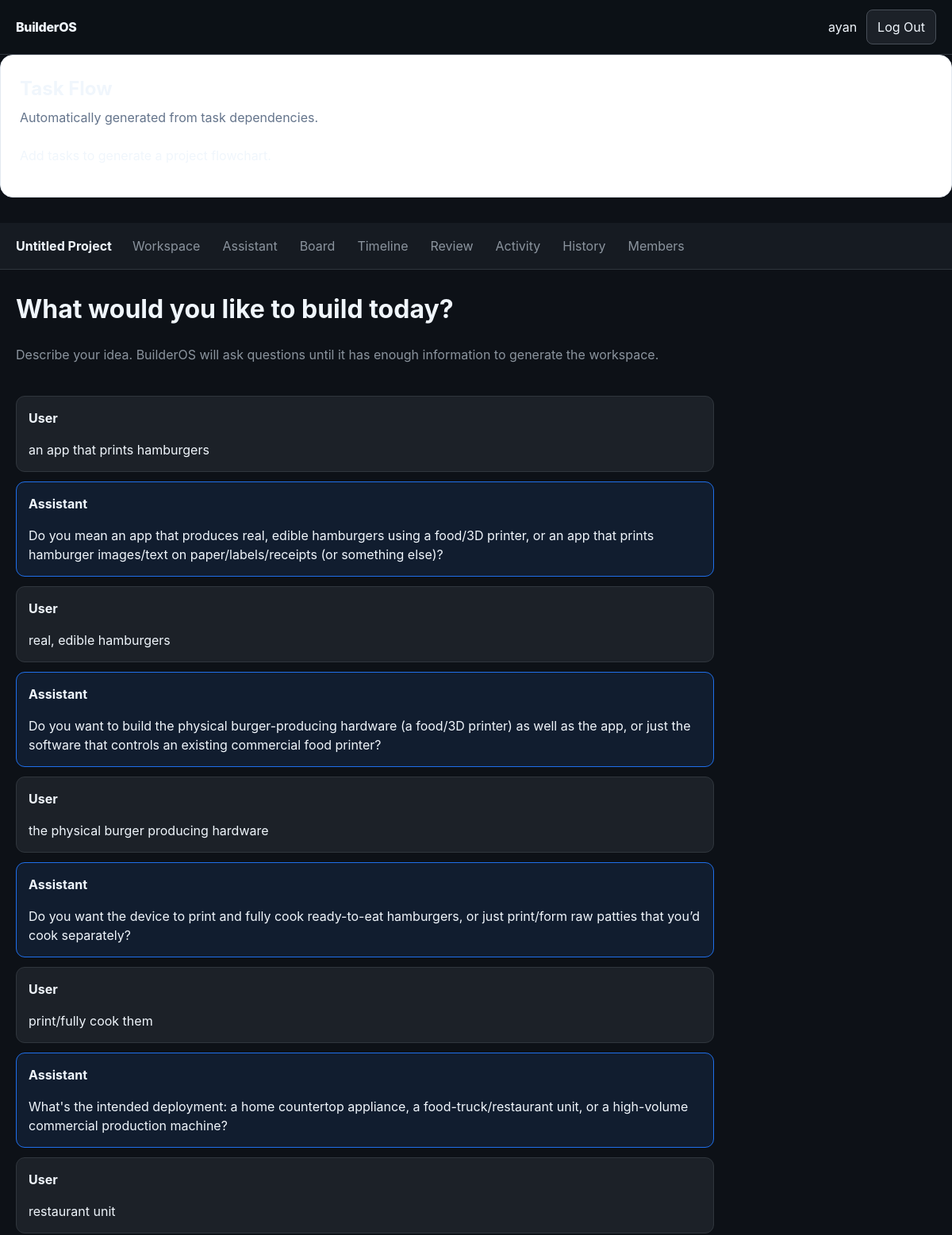
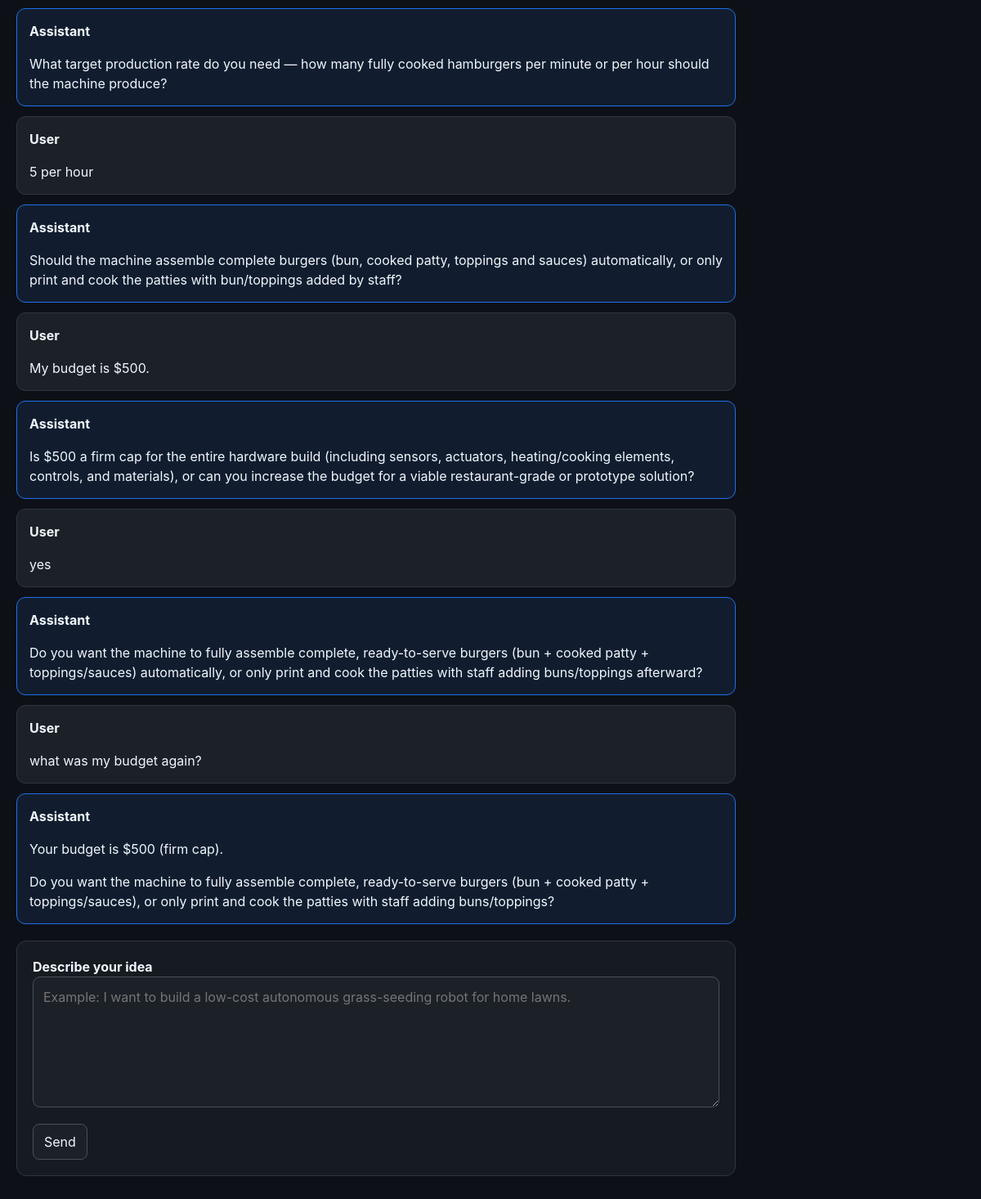
/projects/5/setup/ (signed in), run on the app's committed database (2 pictures, top to bottom).
### projects/models.py (models this page shows, shortened)
class Project(models.Model):
    class Status(models.TextChoices):
        DRAFT = "draft", "Draft"
        GENERATING = "generating", "Generating"
        ACTIVE = "active", "Active"
        ARCHIVED = "archived", "Archived"
    owner = models.ForeignKey(
        settings.AUTH_USER_MODEL,
        on_delete=models.CASCADE,
        related_name="projects",
    )
    name = models.CharField(max_length=150, blank=True)
    original_idea = models.TextField(blank=True)
    project_type = models.CharField(max_length=50, blank=True)
    status = models.CharField(
        max_length=20,
        choices=Status.choices,
        default=Status.DRAFT,
    )
    schedule_needs_refresh = models.BooleanField(
        default=False,
    )
    schedule_refresh_reason = models.TextField(
        blank=True,
    )
    schedule_last_generated_at = models.DateTimeField(
        null=True,
        blank=True,
    )
    created_at = models.DateTimeField(auto_now_add=True)
    updated_at = models.DateTimeField(auto_now=True)

class ProjectMessage(models.Model):
    class Role(models.TextChoices):
        USER = "user", "User"
        ASSISTANT = "assistant", "Assistant"
    project = models.ForeignKey(
        Project,
        on_delete=models.CASCADE,
        related_name="messages",
    )
    role = models.CharField(
        max_length=20,
        choices=Role.choices,
    )
    content = models.TextField()
    created_at = models.DateTimeField(
        auto_now_add=True,
    )
    class Meta:
        ordering = ["created_at"]

### projects/views.py (the view, shortened to what this page needs)
# urls.py: path("<int:pk>/setup/", views.project_setup, name="project_setup"),
@login_required
def project_setup(request, pk):
    project = get_owned_project_for_user(
        project_pk=pk,
        user=request.user,
    )
    if project.status == Project.Status.ACTIVE:
        return redirect(
            "workspace",
            project_pk=project.pk,
        )
    project_messages = project.messages.all()
    return render(
        request,
        "projects/setup.html",
        {
            "project": project,
            "project_messages": (
                project_messages
            ),
        },
    )

### projects/permissions.py (called while the page is built)
def get_owned_project_for_user(
    *,
    project_pk,
    user,
    **filters,
):
    return get_object_or_404(
        Project.objects.filter(
            owner=user,
            **filters,
        ),
        pk=project_pk,
    )

### projects/templates/projects/setup.html (shortened to what this page needs)
{% extends "projects/base.html" %}
{% block content %}
<div class="setup-layout">
    <header class="setup-intro">
        <h1 class="page-heading">
            What would you like to build today?
        </h1>
        <p>
            Describe your idea. BuilderOS will ask questions until
            it has enough information to generate the workspace.
        </p>
    </header>
    <div class="conversation">
        {% for project_message in project_messages %}
            <article
                class="
                    message
                    {% if project_message.role == 'user' %}
                        message-user
                    {% else %}
                        message-assistant
                    {% endif %}
                "
            >
                <strong>{{ project_message.get_role_display }}</strong>
                <div>
                    {{ project_message.content|linebreaks }}
                </div>
            </article>
        {% empty %}
            <div class="message">
                No setup messages yet. Describe your project below.
            </div>
        {% endfor %}
    </div>
    {% if project.status == "generating" %}
        <section class="generation-card">
            <h2>Project discovery complete</h2>
            <p>
                BuilderOS has enough information to create your
                workspace, initial task list, and project plan.
            </p>
            <form
                method="POST"
                action="{% url 'generate_workspace' project.pk %}"
                class="loading-form"
            >
                {% csrf_token %}
                <button
                    type="submit"
                    data-loading-text="Generating Workspace..."
                >
                    Generate Workspace
                </button>
            </form>
        </section>
    {% else %}
        <section class="setup-card">
            <form method="POST" id="setup-message-form">
                <label for="setup-message">
                    <strong>Describe your idea</strong>
                </label>
                <textarea
                    id="setup-message"
                    name="message"
                    placeholder="Example: I want to build a low-cost autonomous grass-seeding robot for home lawns."
                    required
                ></textarea>
                <div class="setup-actions">
                    <button
                        type="submit"
                        id="setup-submit-button"
                    >
                        Send
                    </button>
                </div>
            </form>
        </section>
    {% endif %}
</div>
{% endblock %}

### projects/templates/projects/base.html (shortened to what this page needs)
<!DOCTYPE html>
<html lang="en">
<head>
</head>
<body>
<header class="site-header">
    <div class="site-header-inner">
        <a class="brand" href="{% url 'project_list' %}">
            BuilderOS
        </a>
        <div class="header-right">
            {% if request.user.is_authenticated %}
                <span>{{ request.user.username }}</span>
                <form method="POST" action="{% url 'logout' %}">
                    <button type="submit">Log Out</button>
                </form>
            {% endif %}
        </div>
    </div>
</header>
<section class="task-flowchart-card">
    <div class="task-flowchart-header">
        <div>
            <h2>Task Flow</h2>
            <p>
                Automatically generated from task
                dependencies.
            </p>
        </div>
    </div>
    {% if task_flowchart %}
        <div class="task-flowchart-wrapper">
            <pre class="mermaid">
{{ task_flowchart }}
            </pre>
        </div>
    {% else %}
        <p>
        </p>
    {% endif %}
</section>
{% if project %}
<nav class="project-nav">
    <div class="project-nav-inner">
        <span class="project-title-inline">
            {{ project.name|default:"Untitled Project" }}
        </span>
        <a href="{% url 'workspace' project.pk %}">Workspace</a>
        <a href="{% url 'workspace_assistant' project.pk %}">Assistant</a>
        <a href="{% url 'project_board' project.pk %}">Board</a>
        <a href="{% url 'project_timeline' project.pk %}">Timeline</a>
        <a href="{% url 'project_review' project.pk %}">Review</a>
        <a href="{% url 'project_activity' project.pk %}">Activity</a>
        <a href="{% url 'project_change_history' project.pk %}">History</a>
        <a href="{% url 'project_members' project.pk %}">Members</a>
    </div>
</nav>
{% endif %}
<main>
    {% block content %}{% endblock %}
</main>
</body>
</html>

### projects/templates/projects/base.html (style rules this page uses)
:root { --background: #0d1117; --surface: #161b22; --surface-soft: #1c2128; --surface-raised: #22272e; --border: #30363d; --border-strong: #484f58; --text: #f0f6fc; --text-muted: #8b949e; --accent: #58a6ff; --accent-hover: #79c0ff; --success: #3fb950; --success-background: #12261a; --success-border: #238636; --warning: #d29922; --warning-background: #2b2111; --warning-border: #9e6a03; --danger: #f85149; --danger-background: #2d1517; --danger-border: #da3633; --info-background: #111d2f; --info-border: #1f6feb; --shadow: 0 8px 24px rgba(0, 0, 0, .22); }
* { box-sizing: border-box; }
body { margin: 0; background: var(--background); color: var(--text); font-family: Inter, ui-sans-serif, system-ui, -apple-system, BlinkMacSystemFont, "Segoe UI", sans-serif; line-height: 1.5; }
a { color: var(--accent); }
button, input, select, textarea { font: inherit; }
.site-header { position: sticky; top: 0; z-index: 20; border-bottom: 1px solid var(--border); background: rgba(13, 17, 23, .94); backdrop-filter: blur(12px); }
.site-header-inner { max-width: 1400px; margin: 0 auto; padding: 12px 20px; display: flex; align-items: center; gap: 18px; justify-content: space-between; }
.brand { color: var(--text); text-decoration: none; font-weight: 800; letter-spacing: -.02em; }
.header-right { display: flex; align-items: center; gap: 12px; flex-wrap: wrap; }
.project-nav { border-bottom: 1px solid var(--border); background: var(--surface); }
.project-nav-inner { max-width: 1400px; margin: 0 auto; padding: 10px 20px; display: flex; gap: 8px; align-items: center; flex-wrap: wrap; }
.project-nav a { color: var(--text-muted); text-decoration: none; padding: 7px 10px; border-radius: 7px; }
.project-title-inline { margin-right: 8px; color: var(--text); font-weight: 650; overflow-wrap: anywhere; }
main { max-width: 1400px; margin: 0 auto; padding: 26px 20px 50px; }
.button, button { display: inline-flex; align-items: center; justify-content: center; gap: 7px; border: 1px solid var(--border-strong); border-radius: 8px; padding: 9px 13px; background: var(--surface-soft); color: var(--text); text-decoration: none; cursor: pointer; }
.page-heading { margin-top: 0; }
.task-flowchart-card { margin-bottom: 32px; padding: 24px; border: 1px solid #e2e8f0; border-radius: 16px; background: white; }
.task-flowchart-header { display: flex; justify-content: space-between; gap: 16px; align-items: flex-start; margin-bottom: 24px; }
.task-flowchart-header h2 { margin: 0 0 6px; }
.task-flowchart-header p { margin: 0; color: #64748b; }

### projects/templates/projects/setup.html (style rules this page uses)
.setup-layout { max-width: 880px; display: grid; gap: 20px; }
.setup-intro { margin-bottom: 4px; }
.setup-intro p { color: var(--text-muted); }
.conversation { display: grid; gap: 12px; }
.message { border: 1px solid var(--border); border-radius: 11px; padding: 15px; background: var(--surface); }
.message-user { background: var(--surface-soft); }
.message-assistant { background: var(--info-background); border-color: var(--info-border); }
.message p:last-child { margin-bottom: 0; }
.setup-card, .generation-card { border: 1px solid var(--border); border-radius: 12px; padding: 19px; background: var(--surface); }
textarea { width: 100%; min-height: 160px; resize: vertical; border: 1px solid var(--border-strong); border-radius: 9px; background: var(--surface-soft); color: var(--text); padding: 12px; }
.setup-actions { margin-top: 14px; }

### data on the page
Project: name "Untitled Project"
ProjectMessage: role "User", content "an app that prints hamburgers"
ProjectMessage: role "Assistant", content "Do you mean an app that produces real, edible hamburgers using a food/3D printer, or an app that prints hamburger images/text on paper/labels/receipts (or something else)?"
ProjectMessage: role "User", content "real, edible hamburgers"
ProjectMessage: role "Assistant", content "Do you want to build the physical burger-producing hardware (a food/3D printer) as well as the app, or just the software that controls an existing commercial food printer?"
ProjectMessage: role "User", content "the physical burger producing hardware"
ProjectMessage: role "Assistant", content "Do you want the device to print and fully cook ready-to-eat hamburgers, or just print/form raw patties that you’d cook separately?"
ProjectMessage: role "User", content "print/fully cook them"
ProjectMessage: role "Assistant", content "What's the intended deployment: a home countertop appliance, a food-truck/restaurant unit, or a high-volume commercial production machine?"
ProjectMessage: role "User", content "restaurant unit"
ProjectMessage: role "Assistant", content "What target production rate do you need — how many fully cooked hamburgers per minute or per hour should the machine produce?"
ProjectMessage: role "User", content "5 per hour"
ProjectMessage: role "Assistant", content "Should the machine assemble complete burgers (bun, cooked patty, toppings and sauces) automatically, or only print and cook the patties with bun/toppings added by staff?"
ProjectMessage: role "User", content "My budget is $500."
ProjectMessage: role "Assistant", content "Is $500 a firm cap for the entire hardware build (including sensors, actuators, heating/cooking elements, controls, and materials), or can you increase the budget for a viable restaurant-grade or prototype solution?"
ProjectMessage: role "User", content "yes"
ProjectMessage: role "Assistant", content "Do you want the machine to fully assemble complete, ready-to-serve burgers (bun + cooked patty + toppings/sauces) automatically, or only print and cook the patties with staff adding buns/toppings afterward?"
ProjectMessage: role "User", content "what was my budget again?"
ProjectMessage: role "Assistant", content "Your budget is $500 (firm cap). Do you want the machine to fully assemble complete, ready-to-serve burgers (bun + cooked patty + toppings/sauces), or only print and cook the patties with staff adding buns/toppings?"

### other printed values
{{ request.user.username }} "ayan"
